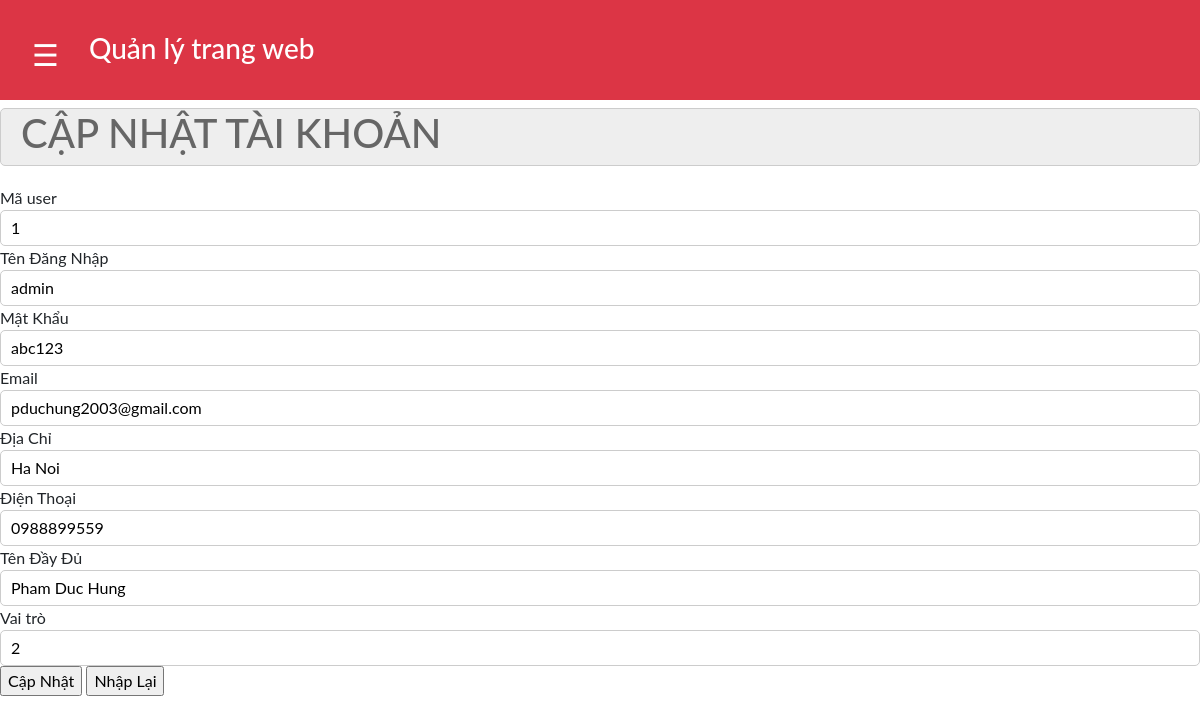
Page /admin/index.php?act=suatk&id=1 on the committed database.
### tables this page shows
CREATE TABLE `user` (
  `id` int(11) NOT NULL,
  `username` varchar(255) DEFAULT NULL,
  `password` varchar(255) DEFAULT NULL,
  `email` varchar(255) DEFAULT NULL,
  `address` varchar(255) DEFAULT NULL,
  `phone` varchar(255) DEFAULT NULL,
  `fullname` varchar(255) DEFAULT NULL,
  `image` varchar(255) DEFAULT NULL,
  `permission` int(11) DEFAULT NULL
);

### dao/pdo.php (called while the page is built, shortened)
<?php
if(!function_exists('connectdb')) {
    function connectdb() {
        $dburl = "mysql:host=sql300.infinityfree.com;dbname=if0_34689111_du_an_11;charset=utf8;'if0_34689111';'nTFSkPfETfHKUG'";
        $username1 = 'root';
        $password1 = '';
        $conn = new PDO($dburl, $username1, $password1);
        $conn->setAttribute(PDO::ATTR_ERRMODE, PDO::ERRMODE_EXCEPTION);
        return $conn;
    }
}
if(!function_exists('db_query_one')){
    function db_query_one($sql){
        $sql_args = array_slice(func_get_args(), 1);
        try{
            $conn = connectdb();
            $stmt = $conn->prepare($sql);
            $stmt->execute($sql_args);
            $row = $stmt->fetch(PDO::FETCH_ASSOC);
            return $row;
        }
        catch(PDOException $e){
            throw $e;
        }
        finally{
            unset($conn);
        }
    }
}
?>

### dao/acount_dao.php (called while the page is built, shortened)
<?php
 include_once "pdo.php";
function loadone_taikhoan($id){
    $sql = "select * from user where id=".$id;
    $tk = db_query_one($sql);
    return $tk;
}
?>

### admin/taikhoan/update.php (the view, shortened to what this page needs)
<?php
if (is_array($tk)) {
    extract($tk);
}
?>
<div class="row1">
                <div class="row1 formtitle">
                    <h1>CẬP NHẬT TÀI KHOẢN</h1>
                </div>
                <div class="row1 formcontent ">
                    <form action="index.php?act=updatetk" method="post">
                        <div class="row1 mb10">
                            Mã user <br>
                            <input type="text" name="id"   value="<?php if (isset($id)&&($id!="")) echo $id; ?>">
                        </div>
                        <div class="row1 mb10">
                            Tên Đăng Nhập <br>
                            <input type="text" name="username" value="<?php if (isset($username)&&($username!="")) echo $username; ?>">
                        </div>
                        <div class="row1 mb10">
                            Mật Khẩu <br>
                            <input type="text" name="password" value="<?php if (isset($password)&&($password!="")) echo $password; ?>">
                        </div>
                        <div class="row1 mb10">
                            Email <br>
                            <input type="text" name="email" value="<?php if (isset($email)&&($email!="")) echo $email; ?>">
                        </div>
                        <div class="row1 mb10">
                           Địa Chỉ <br>
                            <input type="text" name="address" value="<?php if (isset($address)&&($address!="")) echo $address; ?>">
                        </div>
                        <div class="row1 mb10">
                           Điện Thoại <br>
                            <input type="text" name="phone" value="<?php if (isset($phone)&&($phone!="")) echo $phone; ?>">
                        </div>
                        <div class="row1 mb10">
                           Tên Đầy Đủ <br>
                            <input type="text" name="fullname" value="<?php if (isset($fullname)&&($fullname!="")) echo $fullname; ?>">
                        </div>
                        <div class="row1 mb10">
                           Vai trò <br>
                            <input type="text" name="permission" value="<?php if (isset($permission)&&($permission!="")) echo $permission; ?>">
                        </div>
                        <div class="row1 mb20">
                            <input type="submit" name="capnhat" value="Cập Nhật">
                            <input type="reset" value="Nhập Lại">
                        </div>
                    </form>
                </div>
        </div>
</body>
</html>

### Layout/css/admin.css (style rules this page uses)
body { font-family: "Lato", sans-serif; transition: background-color .5s; }
.row1 { margin: 0 auto !important; width: 100%; }
.mb10 { margin-bottom: 10px; }
.formtaikhoan input[type="text"], .formtaikhoan input[type="password"], .formcontent input[type="text"], .formcontent input[type="password"], .formcontent input[type="email"], .formcontent input[type="file"] { width: 100%; border: 1px #ccc solid; padding: 5px 10px; border-radius: 5px; }
.formtitle { background-color: #eee; border: 1px #ccc solid; color: #666; border-radius: 5px; padding: 0px 20px; }
.formcontent { padding: 20px 0; }

### rows in the picture
user: id "1", username "admin", password "abc123", email "pduchung2003@gmail.com", address "Ha Noi", phone "0988899559", fullname "Pham Duc Hung", permission "2"
